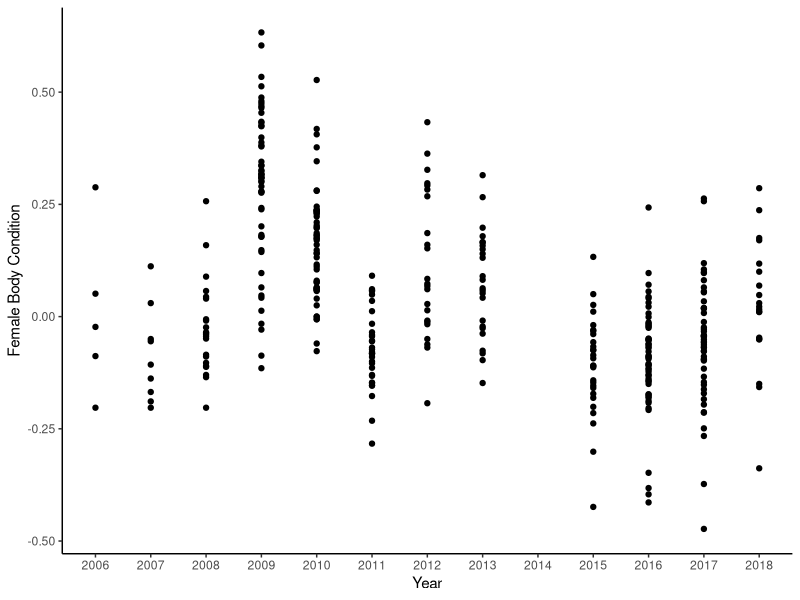
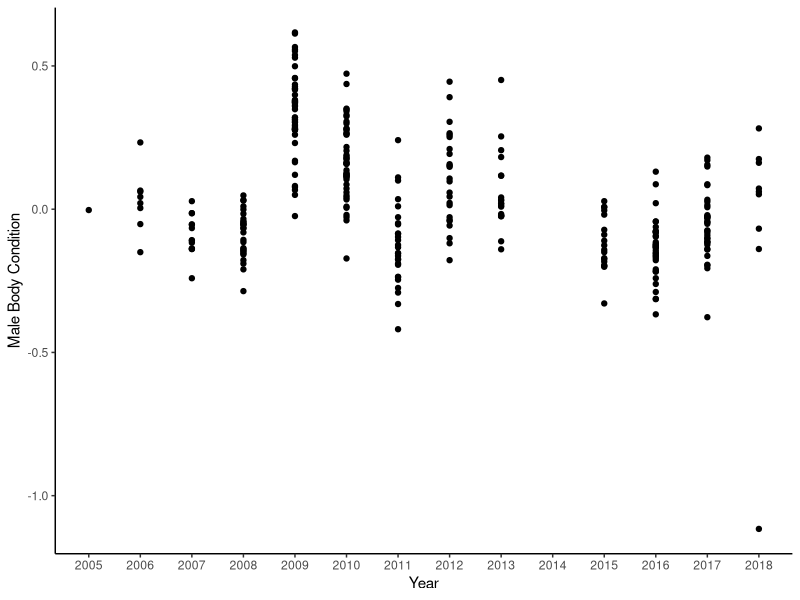

Recreate these plots in R, in order.
## ---- chunk 1
knitr::opts_chunk$set(echo = TRUE)
## ---- chunk 2
#read in filtered BTS data set
BTS_data = read.delim("BTS_RM_SVLfilt.txt", stringsAsFactors = FALSE)

#subset data by sex
data_f <- subset(BTS_data, SEX=='F')
data_m <- subset(BTS_data, SEX=='M')
## ---- chunk 3
library(ggplot2)
library(dplyr)
library(lubridate)
## ---- chunk 4
#plot annual BCI measurements (individual means) for adult female BTS
annual_BCI_f <- ggplot(data_f, aes(YEAR, BCI_RESID)) +
           geom_point() +
           xlab("Year") + ylab("Female Body Condition") +
          theme_classic() + scale_x_continuous(breaks=seq(2006, 2018, 1)) 
#view plot
annual_BCI_f

## ---- chunk 5
#plot annual BCI measurements (individual means) for adult male BTS
annual_BCI_m <- ggplot(data_m, aes(YEAR, BCI_RESID)) +
           geom_point() +
           xlab("Year") + ylab("Male Body Condition") +
          theme_classic() + scale_x_continuous(breaks=seq(2005, 2018, 1)) 

annual_BCI_m

